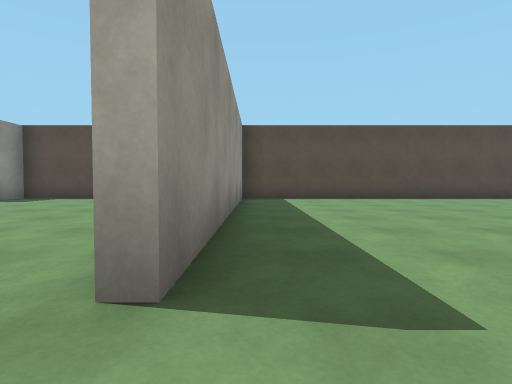
[1] (above)

17 first-person views from a walk through a world built for the Gazebo simulator. The camera is 0.94 m above the floor, tilts 2° down and sees 80° across. The floor is counted in squares, 2 m on a side. Each view is taken from the middle of a square. On the plan, view 1 faces up. The plan holds only what a view shows up to about 9 squares ahead; the rest is blank. Surface patterns are stand-ins for the level's own textures.

[2]
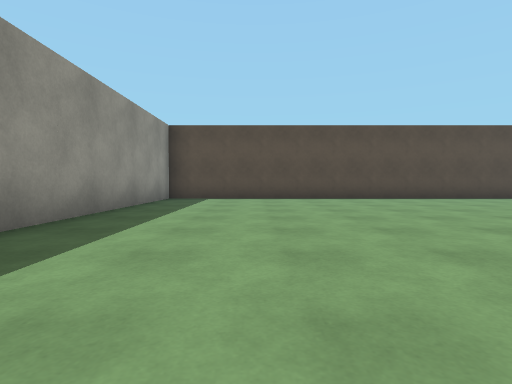

[3]
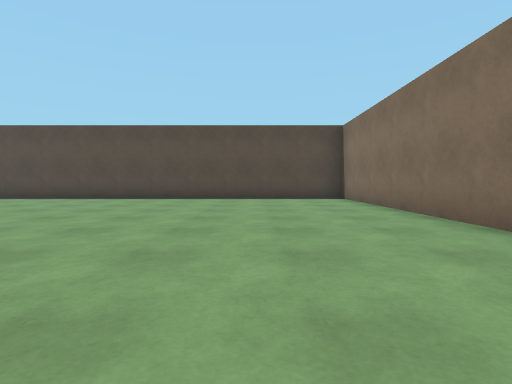

[4]
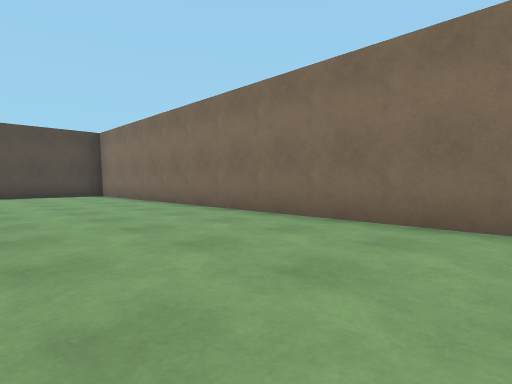

[5]
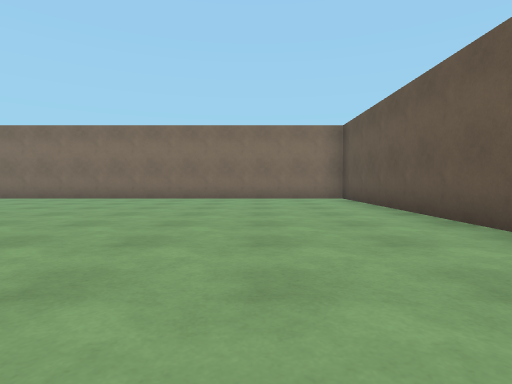

[6]
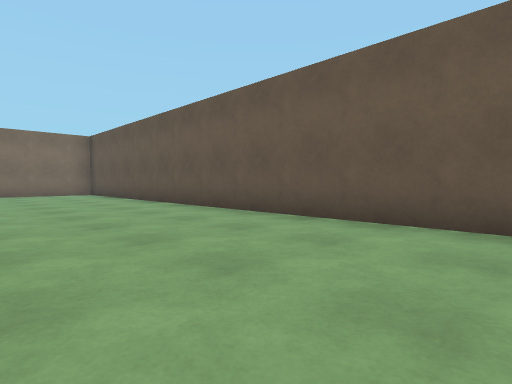

[7]
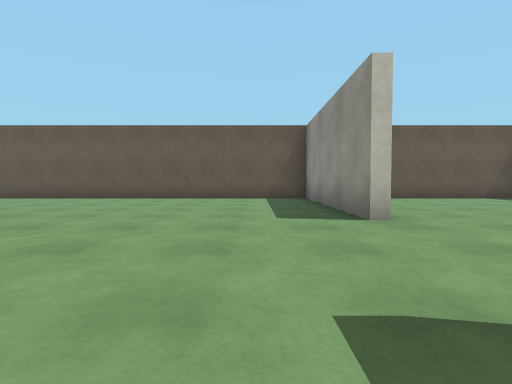

[8]
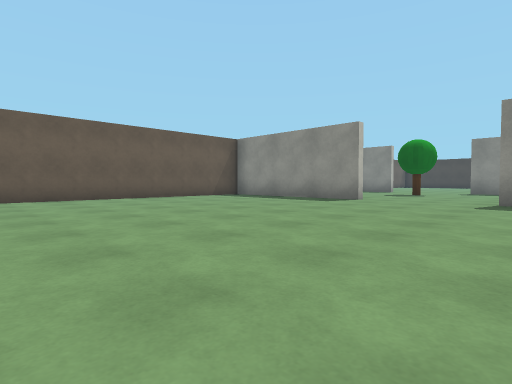

[9]
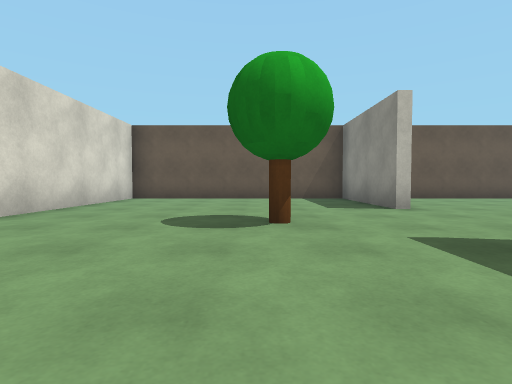

[10]
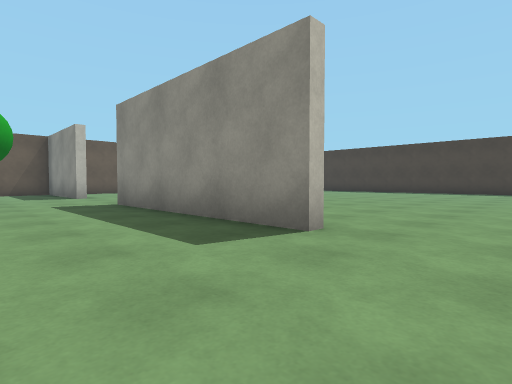

[11]
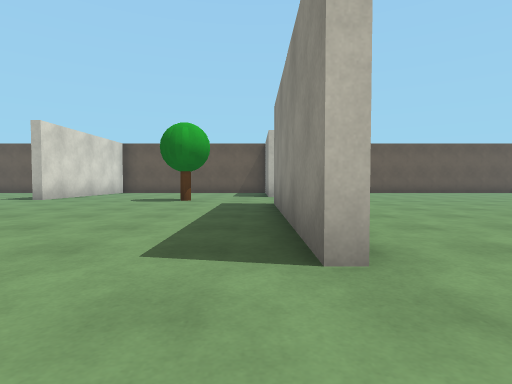

[12]
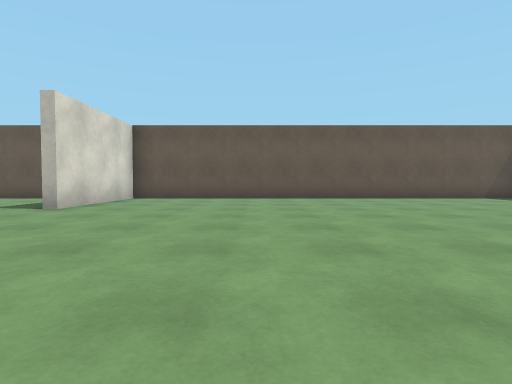

[13]
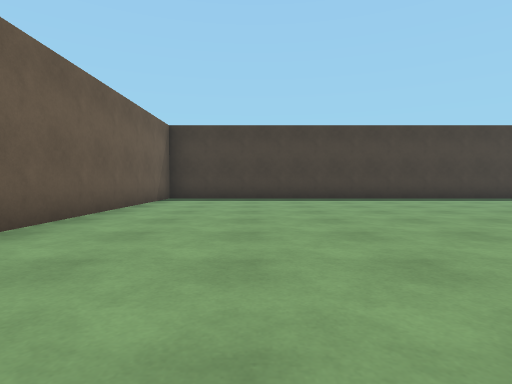

[14]
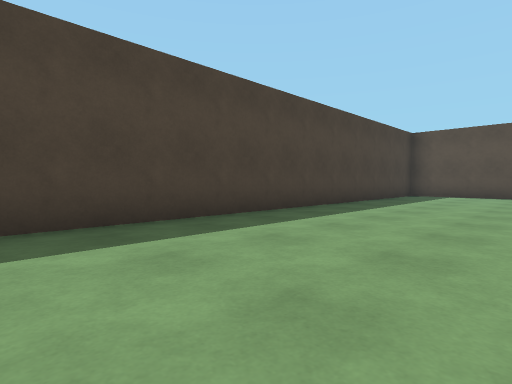

[15]
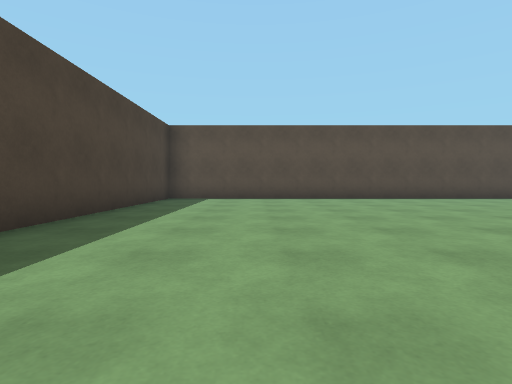

[16]
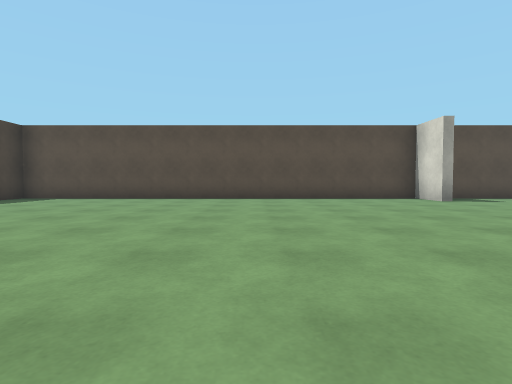

[17]
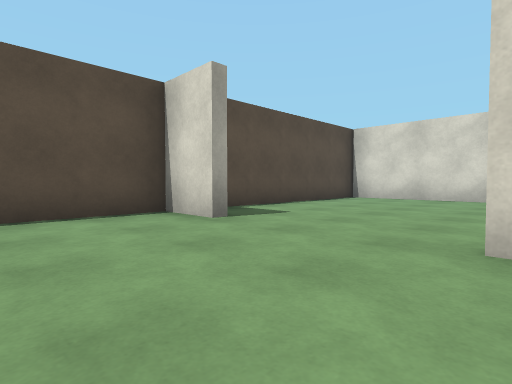

### Floor plan
Ten units are one square. View 1 is at (0, 0); x grows to the right and y downward. Boxes are objects, and circles mark ways between rooms. Rooms are numbered by the first view taken in them; rooms with no view inside come last. Other rooms are left out.
<svg viewBox="-179 -89 308 158">
<path fill="none" stroke="#000" d="M-4 16 -4 62M0 64 124 64 124 -84 -4 -84 -4 -11M-64 -44 -64 4M-64 31 -64 64 0 64M-66 -71 -66 -84 -174 -84 -174 64 -66 64 -66 31M-6 -51 -6 -84 -64 -84 -64 -75M-6 64 -6 16"/>
<rect x="-45" y="5" width="10" height="20" fill="#bbb"><title>oak tree</title></rect>
<circle cx="-10" cy="0" r="3" fill="#2a7"/>
<text x="60" y="-10">1</text>
<text x="-90" y="-10">2</text>
</svg>
Room 1 opens to room 2.

Where each view was taken, in squares from view 1:
view 1: 0 up, 0 right, facing up
view 2: 0 up, 2 right, facing up
view 3: 0 up, 10 right, facing up
view 4: 2 down, 9 right, facing up-right
view 5: 4 down, 4 right, facing right
view 6: 3 down, 1 right, facing down-right
view 7: 2 up, 1 right, facing down
view 8: 2 up, 7 right, facing down-left
view 9: 2 up, 4 left, facing down
view 10: 6 up, 4 left, facing down-left
view 11: 6 up, 6 left, facing down
view 12: 2 up, 10 left, facing down
view 13: 4 down, 9 left, facing left
view 14: 2 down, 14 left, facing up-left
view 15: 0 up, 15 left, facing up
view 16: 0 up, 11 left, facing up
view 17: 4 up, 9 left, facing up-right
